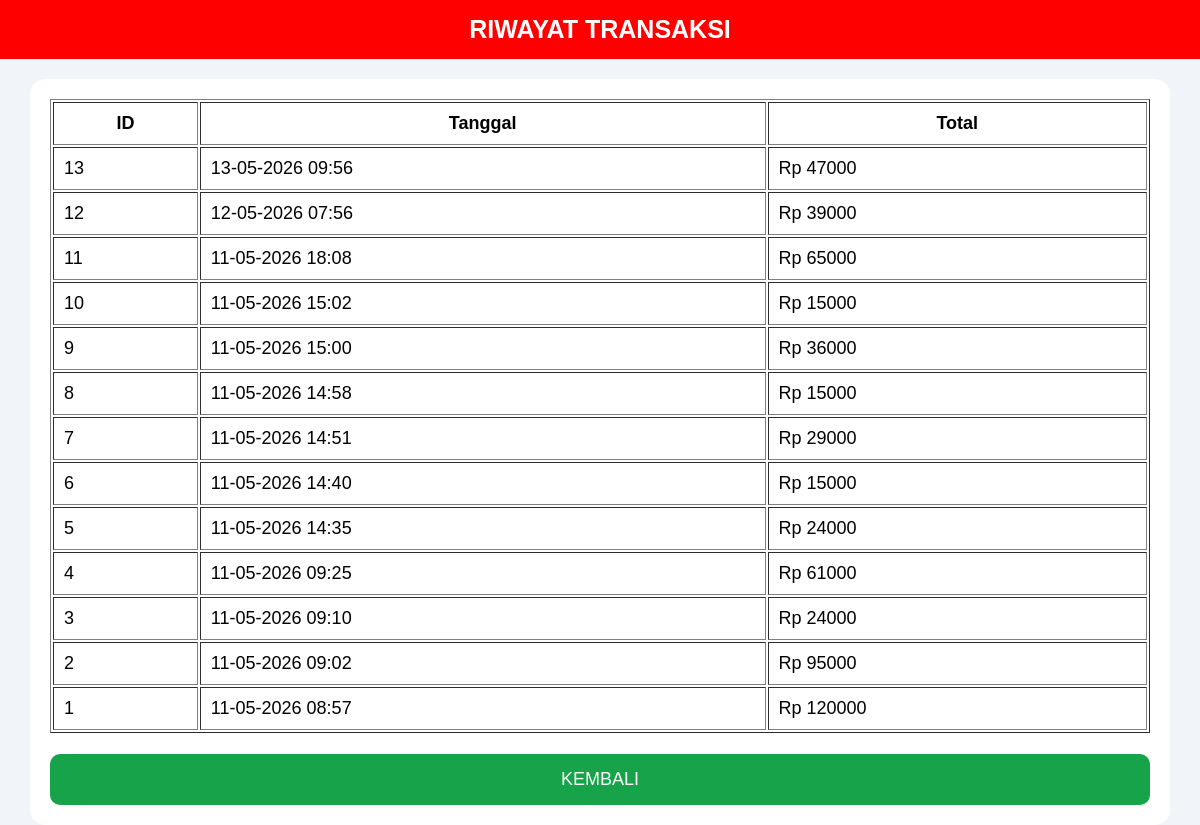
/riwayat, run on the app's committed database.
### tables this page shows
CREATE TABLE transaksi(
            id INTEGER PRIMARY KEY AUTOINCREMENT,
            tanggal TEXT,
            total INTEGER
        );

### app.py (the view)
@app.route('/riwayat')
def riwayat():
    conn = sqlite3.connect('database.db')
    c = conn.cursor()
    data = c.execute(
        "SELECT * FROM transaksi ORDER BY id DESC"
    ).fetchall()
    conn.close()
    return render_template(
        'riwayat.html',
        data=data
    )

### templates/riwayat.html (shortened to what this page needs)
<!DOCTYPE html>
<html>
<head>
    <link rel="stylesheet" href="{{ url_for('static', filename='style.css') }}">
</head>
<body>
    <div class="header">
        RIWAYAT TRANSAKSI
    </div>
    <div class="container">
        <div class="total">
            <table width="100%" border="1" cellpadding="10">
                <tr>
                    <th>ID</th>
                    <th>Tanggal</th>
                    <th>Total</th>
                </tr>
                {% for row in data %}
                <tr>
                    <td>{{ row[0] }}</td>
                    <td>{{ row[1] }}</td>
                    <td>Rp {{ row[2] }}</td>
                </tr>
                {% endfor %}
            </table>
            <br>
            <a href="/kasir">
                <button>
                    KEMBALI
                </button>
            </a>
        </div>
    </div>
</body>
</html>

### static/style.css (style rules this page uses)
body { margin: 0; font-family: Arial; background: #f1f5f9; }
.header { background: #ff0000; color: white; padding: 15px; text-align: center; font-size: 25px; font-weight: bold; }
.container { width: 95%; margin: auto; }
button { width: 100%; padding: 15px; border: none; border-radius: 10px; background: #16a34a; color: white; font-size: 18px; cursor: pointer; }
.total { margin-top: 20px; background: white; padding: 20px; border-radius: 15px; }
@media (orientation: landscape) { body { font-size: 18px; } }

### data on the page
transaksi: id "13", tanggal "13-05-2026 09:56", total "47000"
transaksi: id "12", tanggal "12-05-2026 07:56", total "39000"
transaksi: id "11", tanggal "11-05-2026 18:08", total "65000"
transaksi: id "10", tanggal "11-05-2026 15:02", total "15000"
transaksi: id "9", tanggal "11-05-2026 15:00", total "36000"
transaksi: id "8", tanggal "11-05-2026 14:58", total "15000"
transaksi: id "7", tanggal "11-05-2026 14:51", total "29000"
transaksi: id "6", tanggal "11-05-2026 14:40", total "15000"
transaksi: id "5", tanggal "11-05-2026 14:35", total "24000"
transaksi: id "4", tanggal "11-05-2026 09:25", total "61000"
transaksi: id "3", tanggal "11-05-2026 09:10", total "24000"
transaksi: id "2", tanggal "11-05-2026 09:02", total "95000"
transaksi: id "1", tanggal "11-05-2026 08:57", total "120000"
